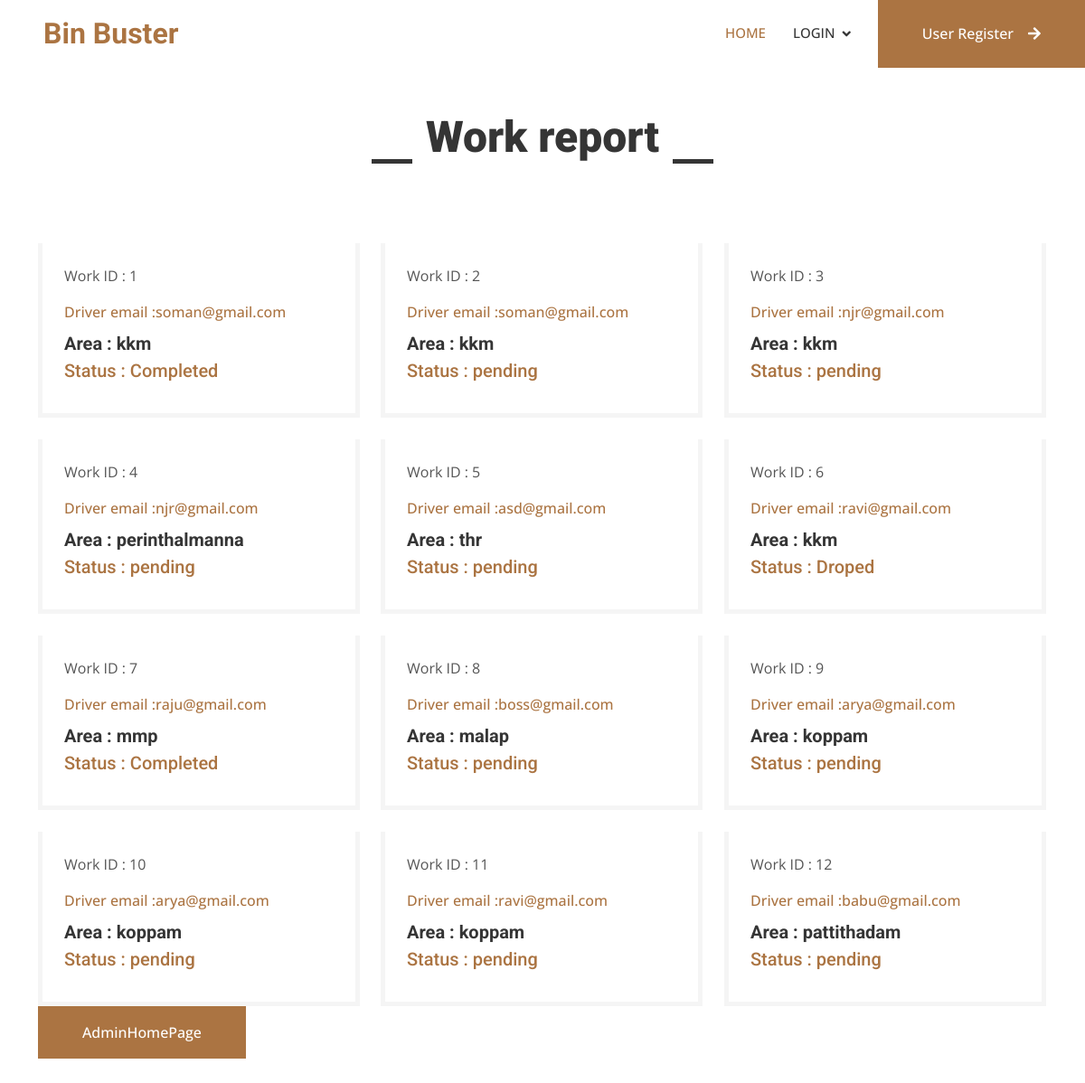
Screenshot of /workreport with the database file from the repository.
### garbageapp/models.py (models this page shows)
class drivstatus(models.Model):
    STATUS_CHOICES=[
        ('pending','Pending'),
        ('complited','Complited'),
        ('declained','Declained'),
    ]
    drivername=models.CharField(max_length=25,default='default')
    area=models.CharField(max_length=25,default='default')
    status=models.CharField(max_length=20,choices=STATUS_CHOICES,default='pending')

### garbageapp/views.py (the view)
# urls.py: path('workreport',views.workreport,name='workreport'),
def workreport(request):
    report=drivstatus.objects.all()
    return render(request,"workreport.html",{'report':report})

### templates/workreport.html (shortened to what this page needs)
{% extends 'base.html' %}
{% block body %}
    <div class="container-xxl py-5">
        <div class="container">
            <div class="section-title text-center">
                <h1 class="display-5 mb-5">Work report</h1>
            </div>
            <div class="row mt-n2 wow fadeInUp" data-wow-delay="0.3s">
                <div class="col-12 text-center">
                </div>
            </div>
            <div class="row g-4 portfolio-container">
                {% for i in report %}
                <div class="col-lg-4 col-md-6 portfolio-item first wow fadeInUp" data-wow-delay="0.1s">
                    <div class="rounded overflow-hidden">
                        <div class="border border-5 border-light border-top-0 p-4">
                            <p> Work ID : {{i.id}}</p>
                            <p class="text-primary fw-medium mb-2">Driver email :{{i.drivername}}</p>
                            <h5 class="lh-base mb-0">Area : {{i.area}}</a>
                            <p class="text-primary fw-medium mb-2">Status : {{i.status}}</p>
                        </div>
                    </div>
                </div>
                {% endfor %}
            </div>
            <a href="{% url 'admin2' %}" class="btn btn-primary py-3 px-5">AdminHomePage</a>
        </div>
    </div>
{% endblock %}

### static/css/style.css (style rules this page uses)
:root { --primary: #AB7442; --light: #F5F5F5; --dark: #353535; }
.fw-medium { font-weight: 500 !important; }
.btn { font-weight: 500; transition: .5s; }
.btn.btn-primary, .btn.btn-secondary { color: #FFFFFF; }
.section-title h1 { position: relative; display: inline-block; padding: 0 60px; }
.section-title h1::before, .section-title h1::after { position: absolute; content: ""; width: 45px; height: 5px; bottom: 0; background: var(--dark); }
.section-title h1::before { left: 0; }
.section-title h1::after { right: 0; }

### rows the page displays
drivstatus: id "1", drivername "soman@gmail.com", area "kkm", status "Completed"
drivstatus: id "2", drivername "soman@gmail.com", area "kkm", status "pending"
drivstatus: id "3", drivername "njr@gmail.com", area "kkm", status "pending"
drivstatus: id "4", drivername "njr@gmail.com", area "perinthalmanna", status "pending"
drivstatus: id "5", drivername "asd@gmail.com", area "thr", status "pending"
drivstatus: id "6", drivername "ravi@gmail.com", area "kkm", status "Droped"
drivstatus: id "7", drivername "raju@gmail.com", area "mmp", status "Completed"
drivstatus: id "8", drivername "boss@gmail.com", area "malap", status "pending"
drivstatus: id "9", drivername "arya@gmail.com", area "koppam", status "pending"
drivstatus: id "10", drivername "arya@gmail.com", area "koppam", status "pending"
drivstatus: id "11", drivername "ravi@gmail.com", area "koppam", status "pending"
drivstatus: id "12", drivername "babu@gmail.com", area "pattithadam", status "pending"
